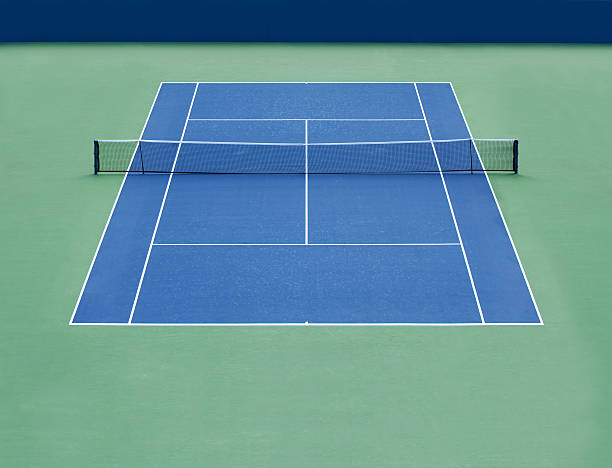
#> input picture court-detection/input/blank_tennis_court.jpg, 612 x 468 px, given in place of soccercamerapan.mp4, which was not available
$ python soccerDetection.py
#> lines starting #> are read from the running program, lines starting #| are printed output that depends on the picture; after the words box and inside, x2 and y2 are one past the last pixel; in counts of white or black regions, pixels touching at a corner belong together; pictures that were not available may be replaced by others from this repository, and a replacement may not be noted


# [22 lines of commented-out code are left out]

import cv2
import numpy as np

# video = "/Users/tyler/Documents/GitHub/basketballVideoAnalysis/soccerdemo.mp4"
video = "/Users/tyler/Documents/GitHub/basketballVideoAnalysis/soccercamerapan.mp4"
cap = cv2.VideoCapture(video)
while(cap.isOpened()):
    ret, frame = cap.read()
#> frame is the input picture: shape (468, 612, 3); mean B, G, R 153.8, 146.3, 98
    if ret == True:

        frame = frame
        hsv = cv2.cvtColor(frame, cv2.COLOR_RGB2HSV)
#> hsv: shape (468, 612, 3); mean H, S, V 34, 115.1, 170.7
        mask_green = cv2.inRange(hsv, (36, 25, 25), (86, 255, 255)) # green mask to select only the field
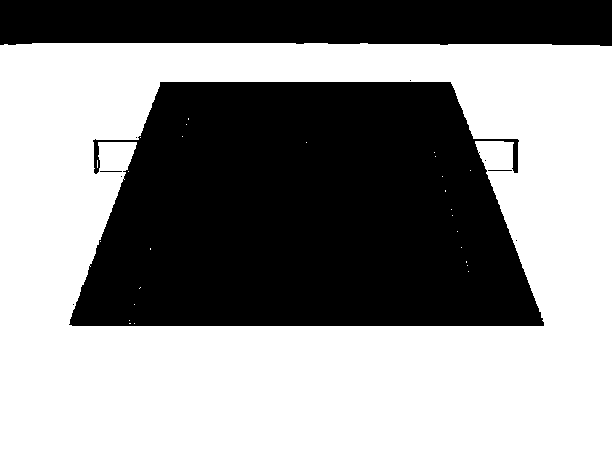
#> mask_green: shape (468, 612); 57.8% white; 10 black regions (6 under 20 px), largest, box (x1, y1, x2, y2) and area: (69, 82, 544, 326) 94214, (0, 0, 612, 46) 26724, (488, 170, 512, 171) 24, (100, 171, 122, 172) 22
        frame_masked = cv2.bitwise_and(frame, frame, mask=mask_green)
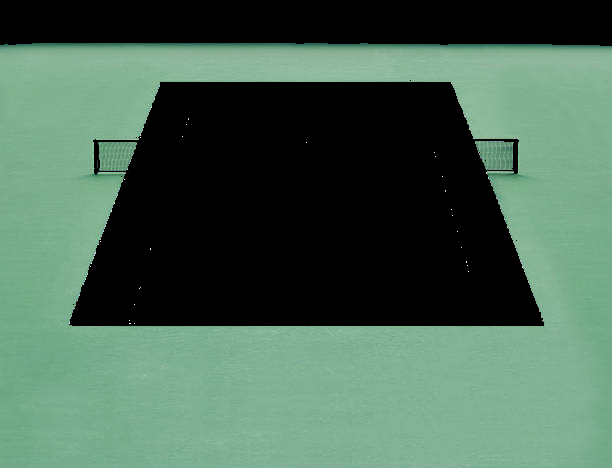
#> frame_masked: shape (468, 612, 3); mean B, G, R 84.1, 100.9, 72.5

        gray = cv2.cvtColor(frame_masked, cv2.COLOR_RGB2GRAY)
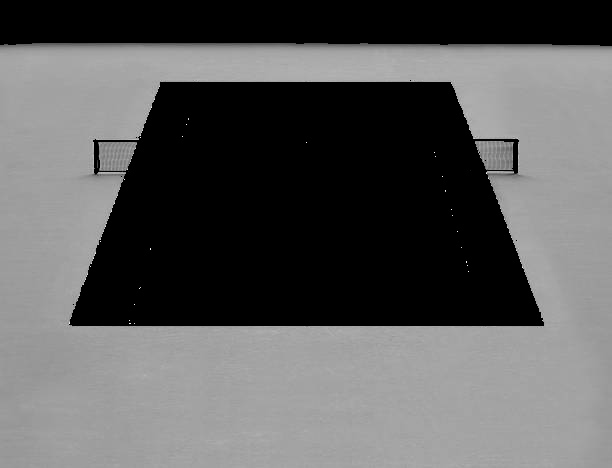
#> gray: shape (468, 612); min 0, max 250, mean 92.6
        _, thresh = cv2.threshold(gray, 127, 255, cv2.THRESH_BINARY)
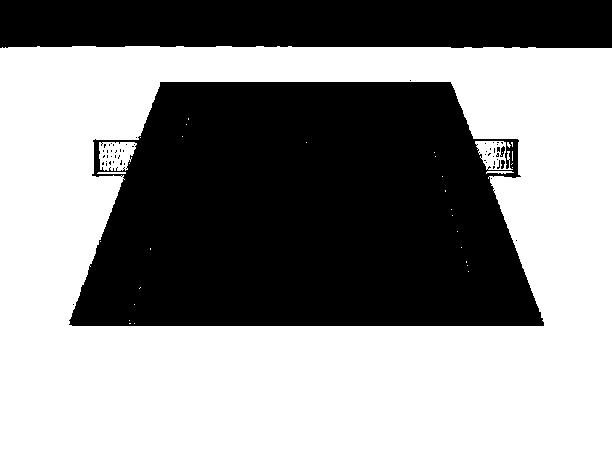
#> thresh: shape (468, 612); 56.8% white; 53 black regions (49 under 20 px), largest, box (x1, y1, x2, y2) and area: (69, 82, 544, 326) 94683, (0, 0, 612, 48) 28785, (500, 146, 505, 157) 31, (501, 160, 505, 169) 27

        canny = cv2.Canny(gray, 50, 150, apertureSize=3)
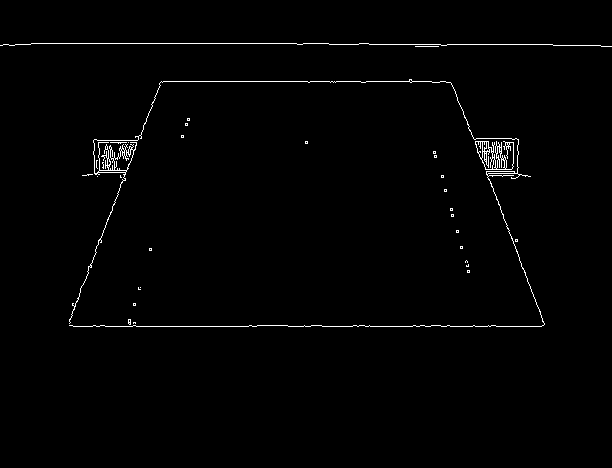
#> canny: shape (468, 612); 1.1% white in thin lines or dots, all inside (x1, y1, x2, y2) = (0, 43, 612, 327)
        # Hough line detection
        lines = cv2.HoughLinesP(canny, 1, np.pi / 180, 50, None, 50, 20)
#> lines = [[73, 326, 256, 326], [31, 43, 328, 43], [329, 44, 552, 44], [161, 81, 445, 81], [455, 91, 544, 323], [69, 321, 159, 86], [249, 325, 321, 325], [473, 325, 541, 326], [402, 326, 458, 326]]
        # Line segment detection
        lsd = cv2.createLineSegmentDetector(0)
        lines_lsd = lsd.detect(canny)[0]
#> lines_lsd = 73 rows, first 6: [125.1, 175.9, 137.5, 144.1], [90.74, 172.6, 82.02, 174], [529.3, 174.6, 518.2, 172.7], [467.1, 127.5, 484.4, 170.6], [69.64, 322, 88.33, 272.7], [485.1, 172.9, 542.3, 323]
        #Draw detected lines in the image
        drawn_img = lsd.drawSegments(frame,lines)

        #Show image
        cv2.imshow("LSD",drawn_img )

        if cv2.waitKey(10) & 0xFF == ord('q'):
#> (key q is pressed here)
            break
    else:
        break
cap.release()
cv2.destroyAllWindows()

$ run again, on court-detection/input/ppnt.jpg
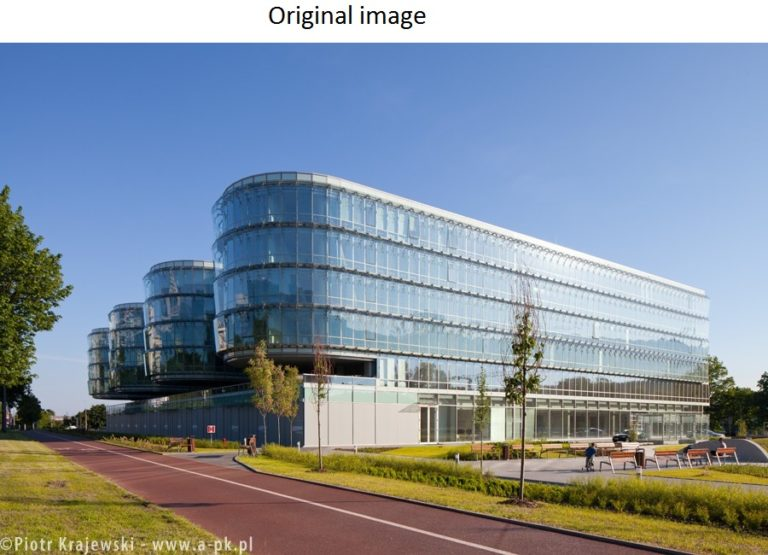
#> input picture court-detection/input/ppnt.jpg, 768 x 555 px, given in place of soccercamerapan.mp4, which was not available
#> frame is the input picture: shape (555, 768, 3); mean B, G, R 157.5, 145.4, 133.7
#> hsv: shape (555, 768, 3); mean H, S, V 43.5, 92.4, 174.3
#> `mask_green = cv2.inRange(hsv, (36, 25, 25), (86, 255, 255))`:
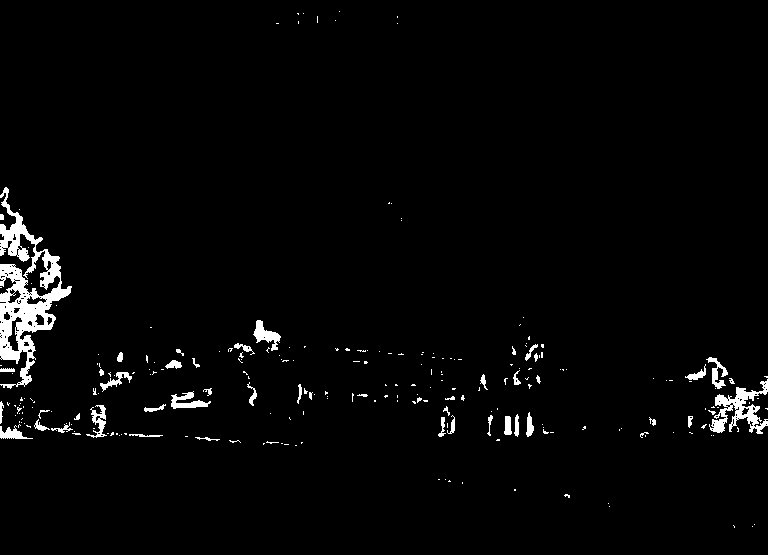
#> mask_green: shape (555, 768); 2.5% white; 242 white regions (195 under 20 px), largest, box (x1, y1, x2, y2) and area: (0, 187, 72, 389) 4758, (709, 379, 768, 434) 1248, (253, 320, 281, 351) 365
#> thresh: shape (555, 768); 0.22% white; 129 white regions (122 under 20 px), largest, box (x1, y1, x2, y2) and area: (526, 412, 534, 437) 122, (505, 416, 512, 435) 99, (687, 364, 706, 380) 92
#> canny: shape (555, 768); 1.6% white in thin lines or dots
#> lines = 59 rows, first 6: [88, 436, 163, 435], [345, 348, 462, 358], [1, 438, 5, 187], [144, 410, 207, 406], [1, 321, 53, 325], [690, 415, 756, 412]
#> lines_lsd = 87 rows, first 6: [158.1, 434.6, 130.5, 431.7], [28.69, 369.9, 37.17, 359.8], [195.5, 439.3, 218.2, 441.4], [0.624, 359.8, 13.13, 359.8], [58.98, 301.3, 73.28, 292.1], [481.1, 373.3, 477.5, 383.4]
#> `drawn_img = lsd.drawSegments(frame,lines)`:
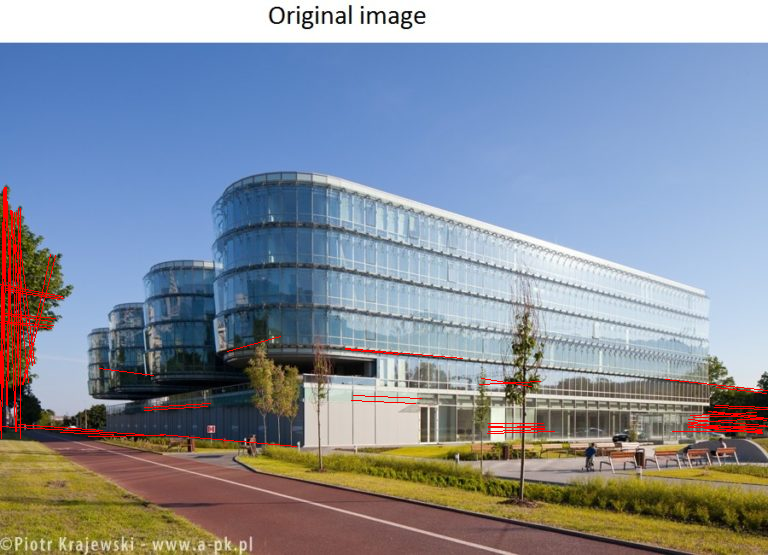
#> drawn_img: shape (555, 768, 3); mean B, G, R 156.8, 144.5, 136.1
